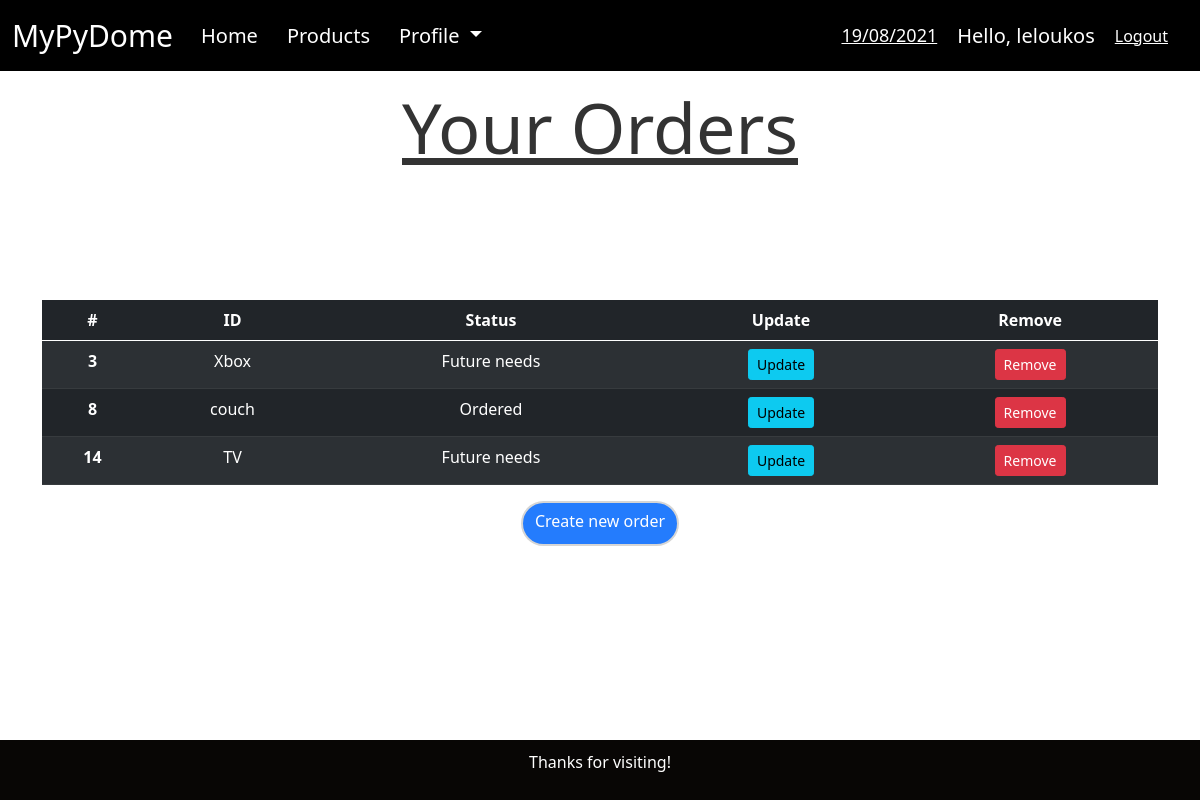
Page /products/orders/ (signed in) on the committed database.
### products/models.py (models this page shows)
class Order(models.Model):
    STATUS=(
            ('Pending Approval', 'Pending Approval'),
            ('Future needs', 'Future needs'),
            ('Ordered', 'Ordered'),
            ('Delivered', 'Delivered')
    )
    customer = models.ForeignKey(User, null=True, on_delete=models.SET_NULL)
    wishlist_item = models.ForeignKey(Wishlist, null=True, on_delete=models.SET_NULL)
    date_created = models.DateTimeField(auto_now_add=True, null=True)
    status = models.CharField(max_length=200, null=True, choices=STATUS)

class Wishlist(models.Model):
    CATEGORY = (
        ('Groceries', 'Groceries'),
        ('Food', 'Food'),
        ('Household', 'Household'),
        ('Appliances', 'Appliances'),
        ('Electronics', 'Electronics'),
        ('Gaming', 'Gaming'),
        ('Computer Parts', 'Computer Parts'),
    )
    name = models.CharField(max_length=200, null=True)
    price = models.FloatField(null=True)
    category = models.CharField(max_length=200, null=True, choices=CATEGORY)
    description = models.CharField(max_length=200, null=True)
    date_created = models.DateTimeField(auto_now_add=True, null=True)
    creator = models.ForeignKey(settings.AUTH_USER_MODEL, null=True, on_delete=models.SET_NULL)
    def __str__(self):
        return self.name

### products/views.py (the view)
# urls.py: path('orders/', views.orders_index, name='orders'),
@login_required(login_url='accounts')     #an den exw kane login de mporw na mpw
def orders_index(request):                #
    orders = Order.objects.all()
    return render(request, 'order.html', {'orders': orders})

### products/templates/order.html
{% extends 'base.html' %}
{% block content %}
<H1 align="center" style="font-size: 70px; color:rgb(51, 51, 51); text-decoration: underline;">
    Your Orders
  </H1>
  <H2>&nbsp;
    <br> &nbsp;
    <br> &nbsp;
  </H2>
<table style='text-align: center;' class="table table-dark table-striped">
    <thead>
        <tr>
          <th scope="col">#</th>
          <th scope="col">ID</th>
          <th scope="col">Status</th>
          <th scope="col">Update</th>
          <th scope="col">Remove</th>
        </tr>
      </thead>
      <tbody>
        {% for item in orders %}
        {% if request.user.id == item.customer_id  %}
        <tr>
          <th scope="row">{{ item.id }}</th>
            <td>{{ item.wishlist_item }}</td>
            <td>{{ item.status }}</td>
            <td>
              <a class="btn btn-sm btn-info" href="{% url 'update_order' item.id %}">Update</a>
            </td>
            <td>
              <a class="btn btn-sm btn-danger" href="">Remove</a>
            </td>
        </tr>
        {% endif %}
        {% endfor %}
      </tbody>
</table>
<div align="center">
  <a style ="height: 45px; opacity:0.9; border-radius: 25px; border: 2px solid #d1d1d1;" href="/products/create_order" class="btn btn-primary" type="button">Create new order</a>
</div>
{% endblock %}

### templates/navbar.html (shortened to what this page needs)
<nav class="navbar navbar-expand-lg navbar-dark bg-black" >
    <div class="container-fluid">
      <a style="font-size: 30px; margin-right: 20px; color:white" class="navbar-brand" href="/../home">MyPyDome</a>
      <div class="collapse navbar-collapse" id="navbarSupportedContent">
        <ul class="navbar-nav me-auto mb-2 mb-lg-0">
          <li class="nav-item">
            <a style="font-size: 20px; margin-right: 13px; color:white" class="nav-link active" aria-current="page" href="/../home">Home</a>
          </li>
          {% if request.user.is_staff == 1  %}
          <li class="nav-item">
            <a style="font-size: 20px; margin-right: 13px; color:white" class="nav-link" href="/products/">Products</a>
          </li>
          {% endif %}
          <li class="nav-item dropdown">
            <a style="font-size: 20px; margin-right: 13px; color:white" class="nav-link dropdown-toggle" href="#" id="navbarDropdown" role="button" data-bs-toggle="dropdown" aria-expanded="false">
              Profile
            </a>
          </li>
        </ul>
        <span style="text-decoration:underline; font-size: 18px; margin-right: 20px; color:white" id="datetime"></span>
        <span style="font-size: 20px; margin-right: 20px; color:white">Hello, {{request.user}}</span>
        <span><a style="margin-right: 20px; color:white" href="/accounts/logout">Logout</a></span>
      </div>
    </div>
  </nav>

### rows in the picture
Order: id "3", wishlist_item "Xbox", status "Future needs"
Order: id "8", wishlist_item "couch", status "Ordered"
Order: id "14", wishlist_item "TV", status "Future needs"

### other values in the picture
{{ request.user }} "leloukos"
